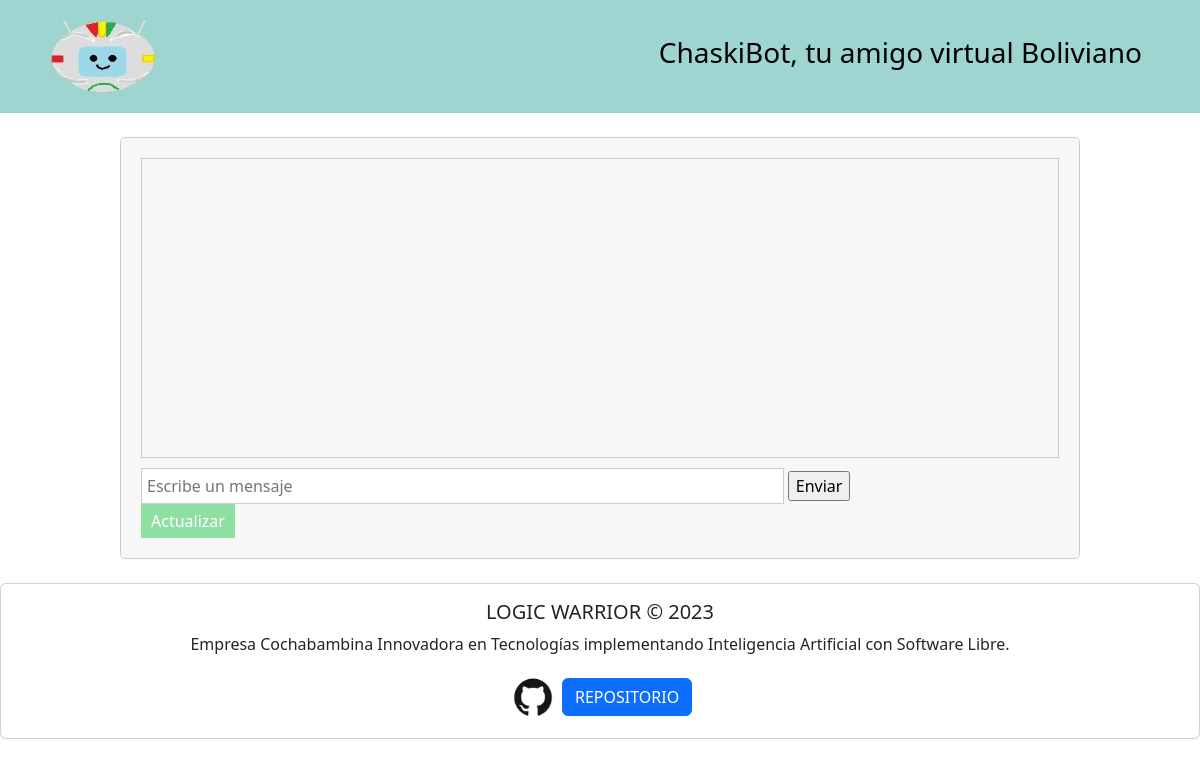
/chat/, run on an earlier commit of the app's database.
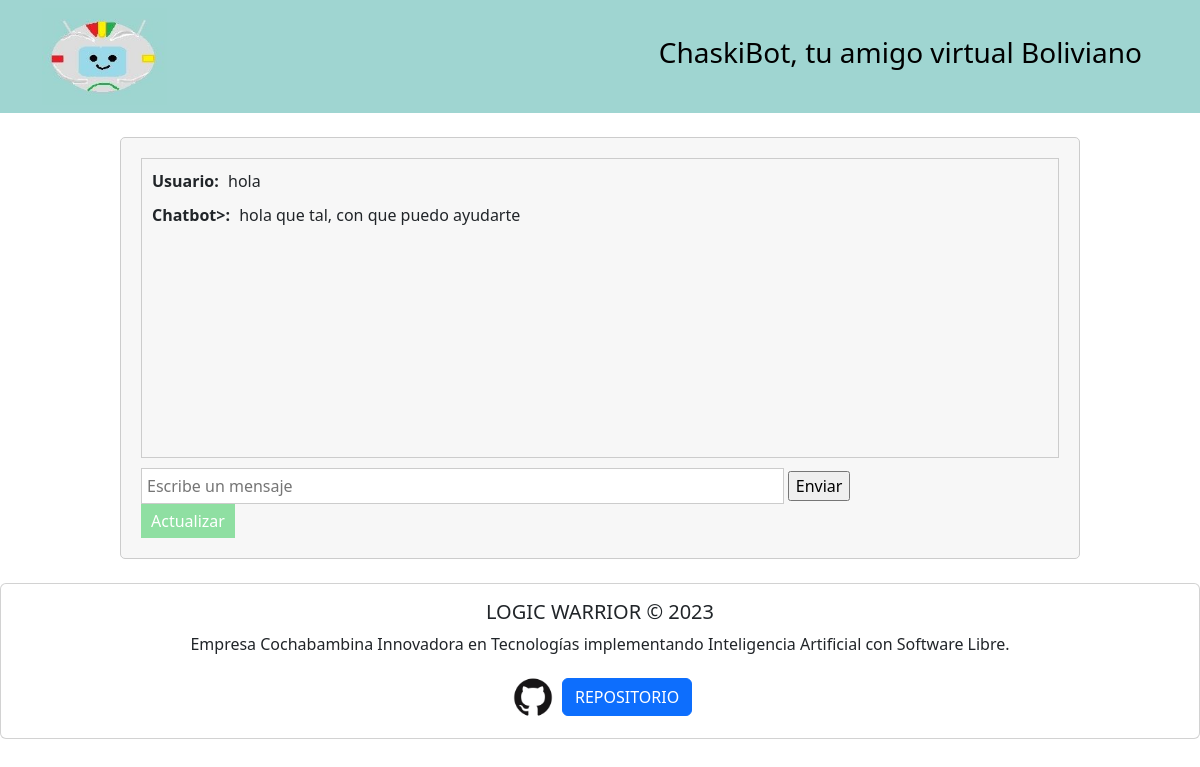
And on a later commit of the database.
### chatbotApp/models.py (models this page shows, shortened)
class Menssage(models.Model):
    sender = models.CharField(max_length=100)
    content = models.TextField()
    timestamp = models.DateTimeField(auto_now_add=True)

### chatbotApp/views.py (the view)
# urls.py: path('chat/',views.chat_view, name='chat2'),
def chat_view(request):
    messages = Menssage.objects.all()
    return render(request, 'chatbotApp/chat2.html', {'messages': messages})

### chatbotApp/templates/chatbotApp/chat2.html (shortened to what this page needs)
{%load static%}
<!DOCTYPE html>
<html>
<head>
    <link rel="stylesheet" type="text/css" href="{%static 'css/chat2.css'%}">
    <link rel="stylesheet" type="text/css" href="https://cdn.jsdelivr.net/npm/bootstrap@5.3.1/dist/css/bootstrap.min.css">
</head>
<body>
    <header>
        <nav id="cabecera" class="navbar bg-body-tertiary">
            <div class="container">
                <img src="{%static '/img/ImgBOT.jpg'%}" width="125">
              <a class="navbar-brand" href="#">
                <h3>ChaskiBot, tu amigo virtual Boliviano</h3>
              </a>
            </div>
          </nav>
    </header>
      <br>
    <div class="chat-container">
        <div class="chat-messages">
            {% for message in messages %}
                <div class="message">
                    <span class="sender">{{ message.sender }}:</span>
                    <span class="content">{{ message.content }}</span>
                </div>
            {% endfor %}
        </div>
        <form method="post" action="/buscar/">
            <input type="text" name="message" placeholder="Escribe un mensaje">
            <input type="submit" value="Enviar">
        </form>
        <button id="refresh-button">Actualizar</button>
    </div>
    <br>
    <div class="card text-center">
        <div class="card-body">
          <h5 class="card-title">LOGIC WARRIOR &copy 2023</h5>
          <p class="card-text">Empresa Cochabambina Innovadora en Tecnologías implementando Inteligencia Artificial con Software Libre.</p>
          <img src="{%static '/img/GITHUB.jpg'%}" width="50">
          <a href="https://github.com/BMOO69/hackathonIA" class="btn btn-primary">REPOSITORIO</a>
        </div>
      </div>
</body>
</html>

What changed in the data, as far as the page shows it:
added Menssage: sender "Usuario", content "hola"
added Menssage: sender "Chatbot>", content "hola que tal, con que puedo ayudarte"
